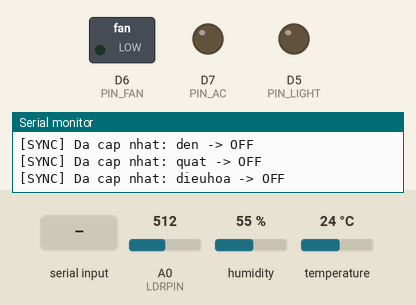
A sketch run on a simulated ESP8266 (NodeMCU). Shown: switched loads named in the sketch (green lamp = pin HIGH), output pins drawn as LEDs (lit = HIGH), the last lines printed to the serial monitor. Inputs (shaded band) come from the test bench; at power-on: A0 (LDRPIN) = 512, humidity 55 %, temperature 24 °C. WiFi joins after 1.5 s; servers stay silent unless stated; no MQTT or app messages arrive unless stated.

Above: at 2.7 s.
2.8 s: "DEN ON\n" received over Serial
At 3.4 s:
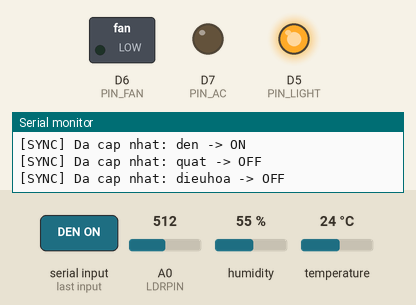
4.3 s: "QUAT ON\n" received over Serial
At 4.6 s:
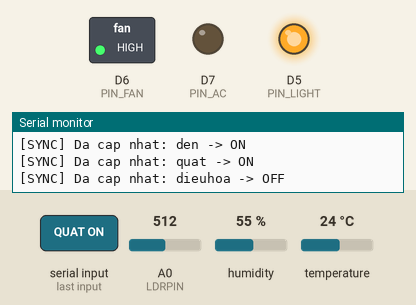
5.8 s: "DEN OFF\n" received over Serial
At 6.9 s:
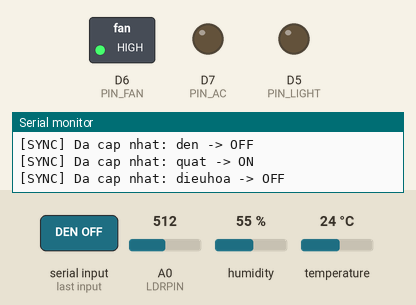
Timing chart, 0 to 8.8 s (numbered marks = the images above; inputs shaded):
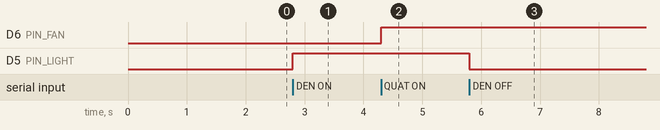

The sketch:

esp8266_iot.ino
```cpp
#include <ESP8266WiFi.h>
#include <PubSubClient.h>
#include <ArduinoJson.h>
#include "DHT.h"

// ===================== CAU HINH WIFI =====================
const char* WIFI_SSID     = "FK";
const char* WIFI_PASSWORD = "oniichann3k";

// ===================== CAU HINH MQTT =====================
const char* MQTT_BROKER = "broker.emqx.io";
const int   MQTT_PORT   = 1883;
const char* MQTT_CLIENT_ID = "esp8266_iot_client_001";

const char* TOPIC_SENSOR   = "iot/room/1/sensor/data";
const char* TOPIC_CONTROL  = "iot/room/1/device/control";
const char* TOPIC_RESPONSE = "iot/room/1/device/response";

// ===================== CHAN (PINS) =====================
#define DHTPIN    D4
#define DHTTYPE   DHT11
#define LDRPIN    A0
#define PIN_LIGHT D5   // LED Do - Den
#define PIN_FAN   D6   // LED Vang - Quat
#define PIN_AC    D7   // LED Xanh - Dieu hoa

// ===================== NGUONG TU DONG =====================
const int   LIGHT_ON_THRESHOLD   = 400;
const int   LIGHT_OFF_THRESHOLD  = 450;
const float HUMID_ON_THRESHOLD   = 62.0;
const float HUMID_OFF_THRESHOLD  = 58.0;
const float TEMP_ON_THRESHOLD    = 28.0;
const float TEMP_OFF_THRESHOLD   = 27.0;

// ===================== DOI TUONG =====================
DHT dht(DHTPIN, DHTTYPE);
WiFiClient espClient;
PubSubClient mqttClient(espClient);

// ===================== TRANG THAI =====================
bool lightOn = false;
bool fanOn   = false;
bool acOn    = false;
// Khoi dong o che do THU CONG: cam dien vao mach khong tu bat thiet bi nao.
// Truoc day mac dinh la false (tu dong), nen vua cap nguon la quat va dieu hoa
// bat ngay khi phong qua 28 do C / 62% am - gan nhu luc nao cung dung o VN.
// Muon chay theo nguong thi go "AUTO" trong Serial Monitor.
bool manualMode = true;

// Luu trang thai cu de so sanh, chi gui MQTT khi co thay doi
bool prevLightOn = false;
bool prevFanOn   = false;
bool prevAcOn    = false;

unsigned long lastSensorSend = 0;
const unsigned long SENSOR_INTERVAL = 5000;

// Dinh ky bao lai trang thai 3 thiet bi cho server, phong truong hop
// server khoi dong sau mach nen bo lo lan bao truoc do.
unsigned long lastStateSync = 0;
const unsigned long STATE_SYNC_INTERVAL = 30000;

// ===================== DOC QUANG TRO =====================
int readLdrFiltered(uint8_t samples = 10) {
  long sum = 0;
  for (uint8_t i = 0; i < samples; i++) {
    sum += (1024 - analogRead(LDRPIN));
    delay(5);
  }
  return (int)(sum / samples);
}

// ===================== GUI TRANG THAI THIET BI LEN SERVER =====================
void publishDeviceState(const char* device, bool state) {
  if (!mqttClient.connected()) return;
  StaticJsonDocument<200> res;
  res["device"] = device;
  res["action"] = state ? "ON" : "OFF";
  // Backend doc truong "state" de ghi vao devices.current_state.
  // Truoc day thieu truong nay nen web khong bao gio biet mach da doi trang thai.
  res["state"]  = state ? "ON" : "OFF";
  res["status"] = "SUCCESS";
  res["source"] = "AUTO";
  char buf[200];
  serializeJson(res, buf);
  mqttClient.publish(TOPIC_RESPONSE, buf);
  Serial.print("[SYNC] Da cap nhat: ");
  Serial.print(device);
  Serial.print(" -> ");
  Serial.println(state ? "ON" : "OFF");
}

// Gui ca 3 trang thai cung luc. Dung khi: vua ket noi MQTT, dieu khien bang
// lenh Serial, va dinh ky - de web lay lai dung trang thai ngay ca khi
// server khoi dong sau mach hoac bo lo mot goi tin.
void publishAllStates() {
  publishDeviceState("den", lightOn);
  publishDeviceState("quat", fanOn);
  publishDeviceState("dieuhoa", acOn);
}

// ===================== KET NOI WIFI =====================
void setupWifi() {
  Serial.print("\nDang ket noi WiFi: ");
  Serial.println(WIFI_SSID);
  WiFi.begin(WIFI_SSID, WIFI_PASSWORD);
  int retry = 0;
  while (WiFi.status() != WL_CONNECTED && retry < 30) {
    delay(500);
    Serial.print(".");
    retry++;
  }
  if (WiFi.status() == WL_CONNECTED) {
    Serial.print("\n=> WiFi OK! IP: ");
    Serial.println(WiFi.localIP());
  } else {
    Serial.println("\n=> WiFi THAT BAI! Se thu lai sau...");
  }
}

// ===================== XU LY LENH MQTT TU WEB =====================
void mqttCallback(char* topic, byte* payload, unsigned int length) {
  String msg = "";
  for (unsigned int i = 0; i < length; i++) {
    msg += (char)payload[i];
  }
  Serial.print("\n[MQTT NHAN] Topic: ");
  Serial.print(topic);
  Serial.print(" | Data: ");
  Serial.println(msg);

  // Goi lenh kem JWT token dai ~290 byte -> ban 200 byte khong du cho de parse,
  // se bao "Loi parse JSON!". Tang len 512 byte.
  StaticJsonDocument<512> doc;
  DeserializationError err = deserializeJson(doc, msg);
  if (err) { Serial.println("Loi parse JSON!"); return; }

  const char* device = doc["device"];
  const char* action = doc["action"];
  const char* requestId = doc["requestId"];
  if (!device || !action) return;

  String dev = String(device);
  String act = String(action);
  act.toUpperCase();

  manualMode = true;
  bool success = true;

  if (dev == "den") {
    lightOn = (act == "ON");
    digitalWrite(PIN_LIGHT, lightOn ? HIGH : LOW);
    prevLightOn = lightOn;
  } else if (dev == "quat") {
    fanOn = (act == "ON");
    digitalWrite(PIN_FAN, fanOn ? HIGH : LOW);
    prevFanOn = fanOn;
  } else if (dev == "dieuhoa") {
    acOn = (act == "ON");
    digitalWrite(PIN_AC, acOn ? HIGH : LOW);
    prevAcOn = acOn;
  } else {
    success = false;
  }

  // Gui phan hoi ve cho Backend (Topic 3) kem requestId
  StaticJsonDocument<256> res;
  res["device"] = device;
  res["action"] = action;
  res["state"] = act;
  res["status"] = success ? "SUCCESS" : "FAILED";
  if (requestId) res["requestId"] = requestId;
  char resBuffer[256];
  serializeJson(res, resBuffer);
  mqttClient.publish(TOPIC_RESPONSE, resBuffer);
  Serial.print("[WEB] ");
  Serial.print(device);
  Serial.print(" -> ");
  Serial.println(action);
}

// ===================== KET NOI MQTT =====================
void reconnectMqtt() {
  if (mqttClient.connected()) return;
  Serial.print("Dang ket noi MQTT...");
  if (mqttClient.connect(MQTT_CLIENT_ID)) {
    Serial.println(" OK!");
    mqttClient.subscribe(TOPIC_CONTROL);
    Serial.print("Da subscribe: ");
    Serial.println(TOPIC_CONTROL);
    // Vua noi lai duoc thi bao ngay trang thai hien tai cho server
    publishAllStates();
  } else {
    Serial.print(" THAT BAI (rc=");
    Serial.print(mqttClient.state());
    Serial.println("). Thu lai sau 5s...");
  }
}

// ===================== SETUP =====================
void setup() {
  Serial.begin(115200);

  pinMode(PIN_LIGHT, OUTPUT);
  pinMode(PIN_FAN, OUTPUT);
  pinMode(PIN_AC, OUTPUT);
  digitalWrite(PIN_LIGHT, LOW);
  digitalWrite(PIN_FAN, LOW);
  digitalWrite(PIN_AC, LOW);

  dht.begin();
  setupWifi();

  // Mac dinh PubSubClient chi dem 256 byte -> goi lenh co kem JWT token (~290 byte)
  // se bi bo qua im lang. Tang len 512 de nhan duoc day du.
  mqttClient.setBufferSize(512);
  mqttClient.setServer(MQTT_BROKER, MQTT_PORT);
  mqttClient.setCallback(mqttCallback);

  Serial.println("\n========= HE THONG IOT SAN SANG =========");
  Serial.println("Dieu khien qua Serial:");
  Serial.println("  DEN ON / DEN OFF");
  Serial.println("  QUAT ON / QUAT OFF");
  Serial.println("  AC ON / AC OFF");
  Serial.println("  AUTO  (chuyen sang che do tu dong)");
  Serial.println("------------------------------------------");
  Serial.println("Che do hien tai: THU CONG - khong tu bat gi ca.");
  Serial.println("==========================================");
}

// ===================== LOOP =====================
void loop() {
  if (WiFi.status() != WL_CONNECTED) setupWifi();
  if (!mqttClient.connected()) reconnectMqtt();
  mqttClient.loop();

  // Dong bo lai trang thai thiet bi theo chu ky (dat truoc khoi doc cam bien
  // vi khoi do co the "return" som khi DHT loi)
  if (millis() - lastStateSync >= STATE_SYNC_INTERVAL) {
    lastStateSync = millis();
    publishAllStates();
  }

  // ---- Lenh tu Serial Monitor ----
  if (Serial.available() > 0) {
    String cmd = Serial.readStringUntil('\n');
    cmd.trim();
    cmd.toUpperCase();

    if (cmd == "DEN ON")        { manualMode = true; lightOn = true; }
    else if (cmd == "DEN OFF")  { manualMode = true; lightOn = false; }
    else if (cmd == "QUAT ON")  { manualMode = true; fanOn = true; }
    else if (cmd == "QUAT OFF") { manualMode = true; fanOn = false; }
    else if (cmd == "AC ON")    { manualMode = true; acOn = true; }
    else if (cmd == "AC OFF")   { manualMode = true; acOn = false; }
    else if (cmd == "AUTO")     { manualMode = false; Serial.println("[TU DONG] -> CHE DO TU DONG"); }

    digitalWrite(PIN_LIGHT, lightOn ? HIGH : LOW);
    digitalWrite(PIN_FAN, fanOn ? HIGH : LOW);
    digitalWrite(PIN_AC, acOn ? HIGH : LOW);
    prevLightOn = lightOn;
    prevFanOn = fanOn;
    prevAcOn = acOn;

    Serial.print("[THU CONG] DEN="); Serial.print(lightOn ? "ON" : "OFF");
    Serial.print(" QUAT="); Serial.print(fanOn ? "ON" : "OFF");
    Serial.print(" AC="); Serial.println(acOn ? "ON" : "OFF");

    // Lenh go tu Serial Monitor truoc day chi doi chan GPIO ma khong bao
    // cho server, nen web van hien thi trang thai cu.
    publishAllStates();
    lastStateSync = millis();
  }

  // ---- Doc cam bien & gui data moi 2 giay ----
  if (millis() - lastSensorSend >= SENSOR_INTERVAL) {
    lastSensorSend = millis();

    float humidity    = dht.readHumidity();
    float temperature = dht.readTemperature();
    int   lightRaw    = readLdrFiltered();

    if (isnan(humidity) || isnan(temperature)) {
      Serial.println("Loi: Khong doc duoc DHT11!");
      return;
    }

    // ---- Logic Tu dong (chi chay khi khong o manualMode) ----
    if (!manualMode) {
      // Den theo anh sang
      if (lightRaw < LIGHT_ON_THRESHOLD) lightOn = true;
      else if (lightRaw > LIGHT_OFF_THRESHOLD) lightOn = false;

      // Quat theo do am
      if (humidity > HUMID_ON_THRESHOLD) fanOn = true;
      else if (humidity < HUMID_OFF_THRESHOLD) fanOn = false;

      // Dieu hoa theo nhiet do
      if (temperature > TEMP_ON_THRESHOLD) acOn = true;
      else if (temperature < TEMP_OFF_THRESHOLD) acOn = false;

      // Cap nhat LED
      digitalWrite(PIN_LIGHT, lightOn ? HIGH : LOW);
      digitalWrite(PIN_FAN, fanOn ? HIGH : LOW);
      digitalWrite(PIN_AC, acOn ? HIGH : LOW);

      // Neu trang thai thay doi -> gui cap nhat len Server
      if (lightOn != prevLightOn) {
        publishDeviceState("den", lightOn);
        prevLightOn = lightOn;
      }
      if (fanOn != prevFanOn) {
        publishDeviceState("quat", fanOn);
        prevFanOn = fanOn;
      }
      if (acOn != prevAcOn) {
        publishDeviceState("dieuhoa", acOn);
        prevAcOn = acOn;
      }
    }

    // ---- Gui data cam bien len Server qua MQTT ----
    if (mqttClient.connected()) {
      StaticJsonDocument<200> doc;
      doc["temperature"] = round(temperature * 10) / 10.0;
      doc["humidity"]    = round(humidity * 10) / 10.0;
      doc["lightRaw"]    = lightRaw;
      char buffer[200];
      serializeJson(doc, buffer);
      mqttClient.publish(TOPIC_SENSOR, buffer);
    }

    // ---- In ra Serial Monitor ----
    Serial.print("Temp: "); Serial.print(temperature, 1); Serial.print("*C");
    Serial.print(" | Humid: "); Serial.print(humidity, 1); Serial.print("%");
    Serial.print(" | Light: "); Serial.print(lightRaw);


    Serial.println();
  }
}
```

Measured:
- after the input at 2.8 s, D5 (PIN_LIGHT): LOW → HIGH at once
- after the input at 4.3 s, D6 (PIN_FAN): LOW → HIGH at once
- after the input at 5.8 s, D5 (PIN_LIGHT): HIGH → LOW at once
